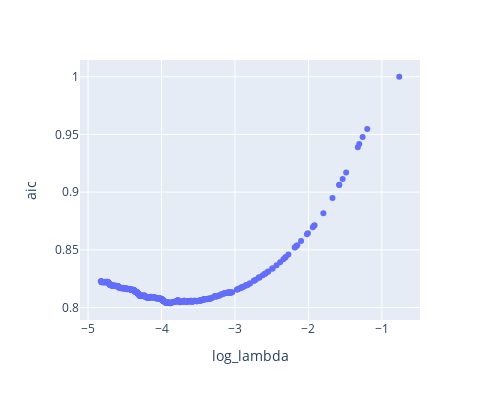

Notebook code for this chart:
### Code cell
lambda_mse = pd.DataFrame({
    "log_lambda": np.log(reg_aic.alphas_),
    "aic": reg_aic.criterion_ / 1e4
})
px.scatter(lambda_mse, x="log_lambda", y="aic", height=400, width=500)

### Figure 1 — Plotly figure (JSON) as saved in the notebook; plotly's stock layout.template omitted (floating-point values rounded to 4 significant figures; data arrays with more than 128 entries replaced by an {"elided": "..."} marker saying what was removed)
{"data": [{"hovertemplate": "log_lambda=%{x}<br>aic=%{y}<extra></extra>", "legendgroup": "", "marker": {"color": "#636efa", "symbol": "circle"}, "mode": "markers", "name": "", "orientation": "v", "showlegend": false, "type": "scatter", "x": {"elided": "501 float values"}, "xaxis": "x", "y": {"elided": "501 float values"}, "yaxis": "y"}], "layout": {"height": 400, "legend": {"tracegroupgap": 0}, "margin": {"t": 60}, "width": 500, "xaxis": {"anchor": "y", "domain": [0, 1], "title": {"text": "log_lambda"}}, "yaxis": {"anchor": "x", "domain": [0, 1], "title": {"text": "aic"}}}}
